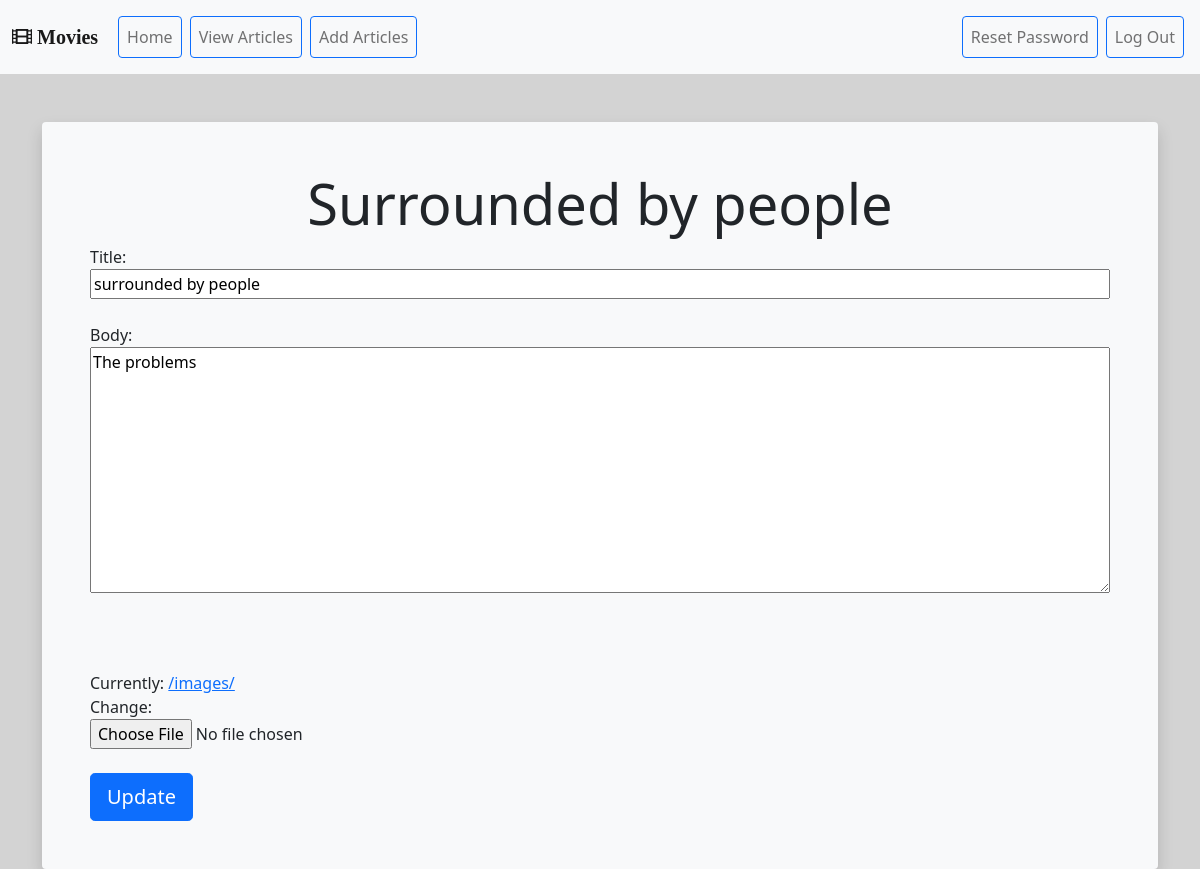
The page /articles/6/edit/ (signed in) on the database its author committed.
### articles/models.py (models this page shows, shortened)
class Article(models.Model):
    title = models.CharField(max_length=255)
    body = models.TextField()
    date = models.DateTimeField(auto_now_add=True)
    author = models.ForeignKey(
        get_user_model(),       # the user that is creating the model
        on_delete = models.CASCADE
    )
    image = models.ImageField(upload_to='static/images/', default='static/images/')

### articles/views.py (the view)
# urls.py: path('<int:pk>/edit/', ArticleUpdateView.as_view(),  name='article_edit'),
class ArticleUpdateView(LoginRequiredMixin, UserPassesTestMixin, UpdateView):
    model = Article
    template_name = 'article_edit.html'
    fields = ('title', 'body', 'image')
    def test_func(self): # for UserPassesTestMixin
        obj = self.get_object()
        return obj.author == self.request.user

### templates/article_edit.html (shortened to what this page needs)
{% extends 'base.html' %}
{% load static %}
{% load crispy_forms_tags %}
{% block cssstyle %}
<link rel="stylesheet" href="{% static 'css/form.css' %}">
{% endblock cssstyle %}
{% block content %}
<div class="container">
    <div class="bg-light p-5 rounded mt-5 shadow">
        <div class="jumbotron">
            <h1 class="display-4 text-center">{{ article.title|capfirst }}</h1>
            <form action="" method="post" enctype="multipart/form-data">
                <div class="controls">
                    {{ form.title.label_tag }}
                    <br />{{ form.title }}
                    <br />
                    <br />{{ form.body.label_tag }}
                    <br />{{ form.body }}
                    <br />
                    <br />
                    <br/>
                    <br/>{{ form.image }}
                </div>
                <br />
                <button class="btn btn-lg btn-primary ml-2" type="submit">Update</button>
            </form>
        </div>
    </div>
</div>
{% endblock content %}

### static/css/base.css (style rules this page uses)
body { background-color:lightgrey; }

### static/css/form.css (style rules this page uses)
.controls a { width:100% }
#id_body { width:100%; }
#id_image { width:100%; }
#id_title { width:100%; }

### rows shown on the page
Article: title "Surrounded by people", title "surrounded by people", body "The problems"
